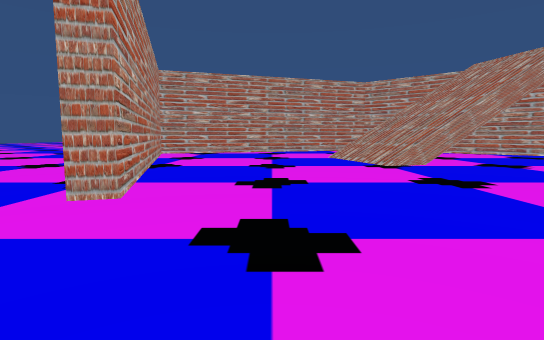
view 1 (above)

22 first-person views from a walk through a Unity game level. The camera is 1.3 m above the floor, tilts 6° down and sees 80° across. The floor is counted in squares, 2 m on a side. Each view is taken from the middle of a square. On the plan, view 1 faces up. The plan holds only what a view shows up to about 10 squares ahead; the rest is blank. The place goes on beyond the plan.

view 2
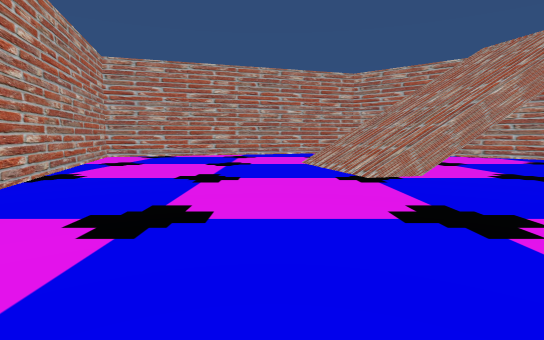

view 3
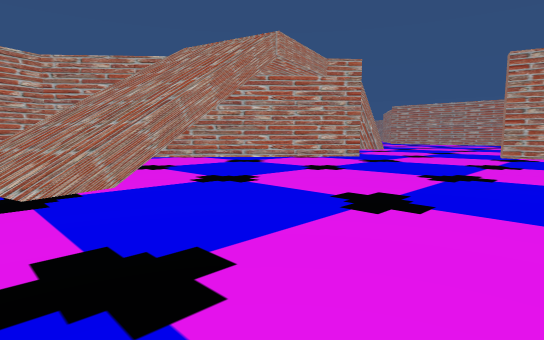

view 4
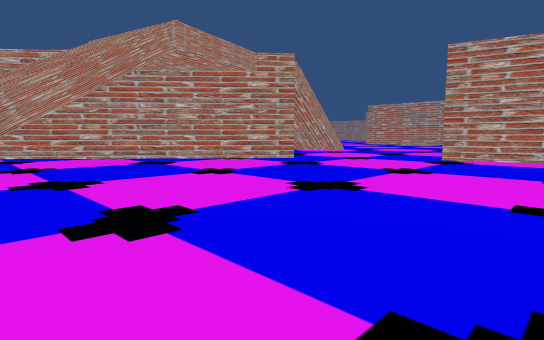

view 5
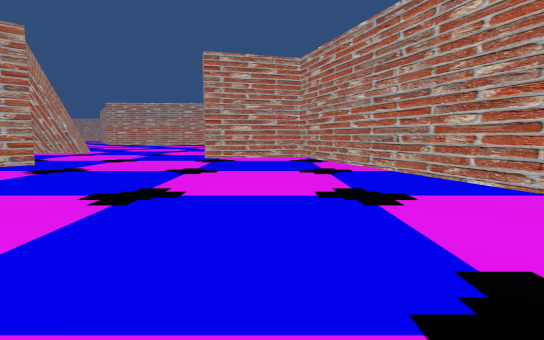

view 6
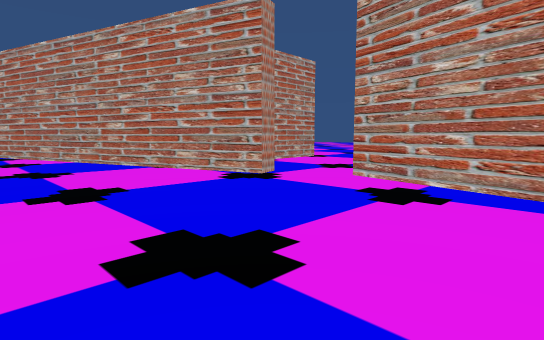

view 7
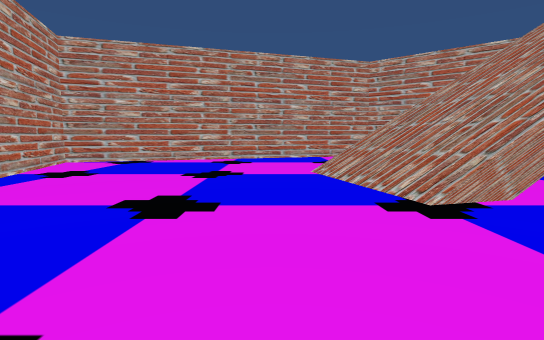

view 8
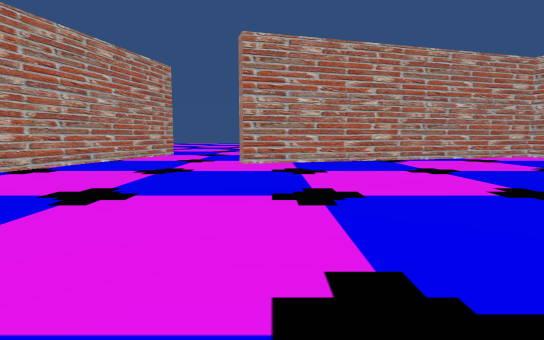

view 9
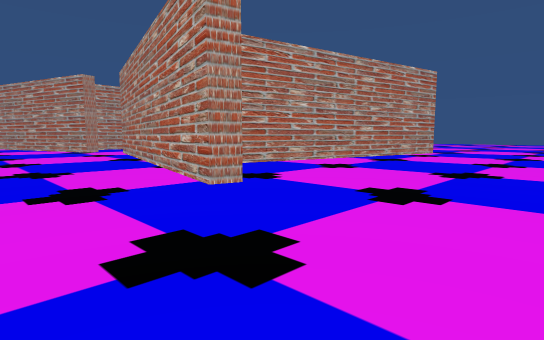

view 10
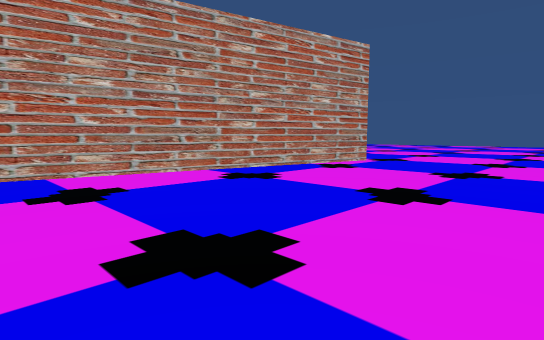

view 11
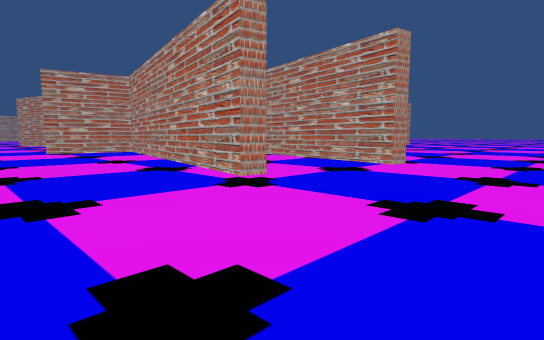

view 12
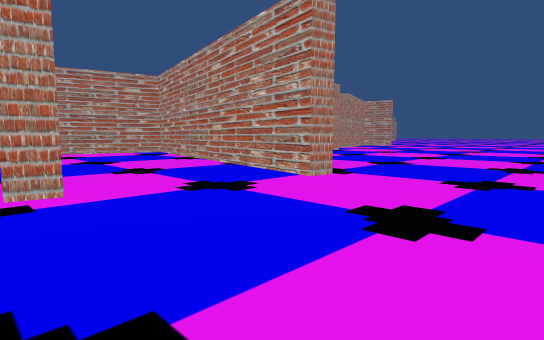

view 13
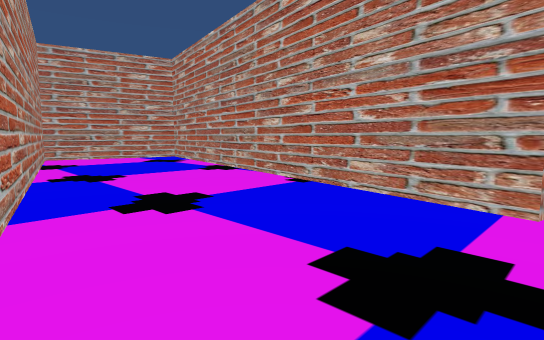

view 14
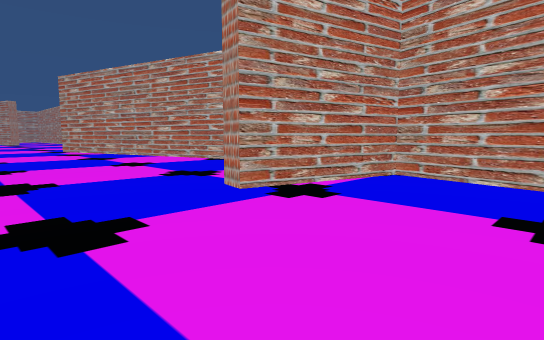

view 15
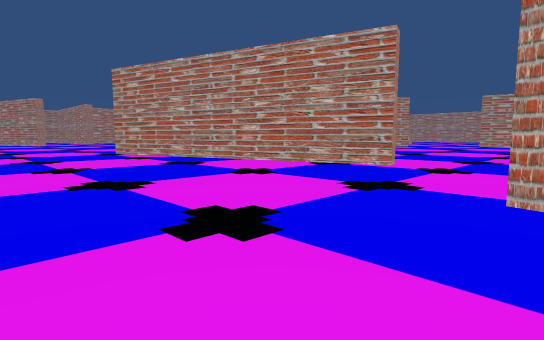

view 16
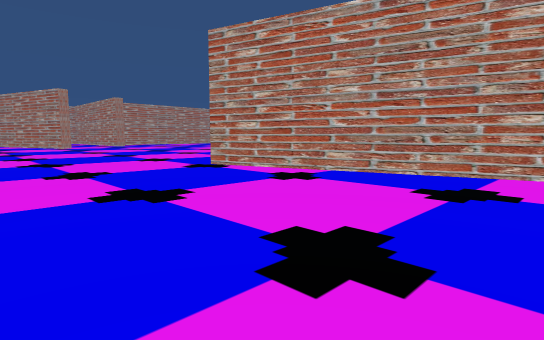

view 17
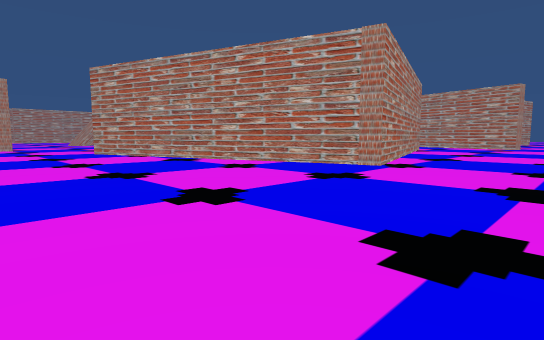

view 18
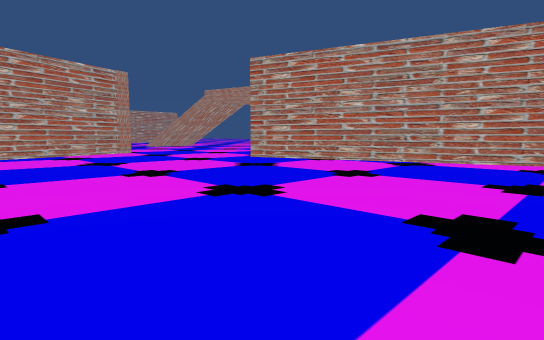

view 19
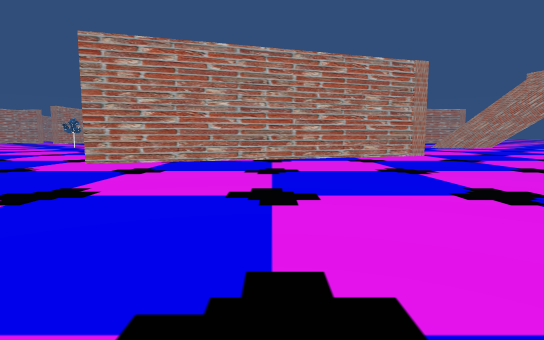

view 20
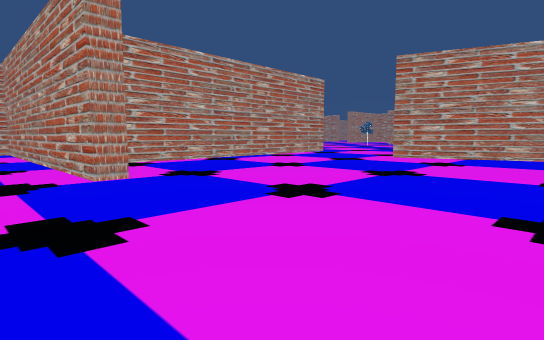

view 21
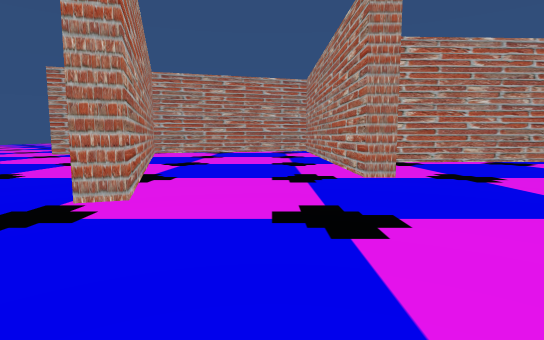

view 22
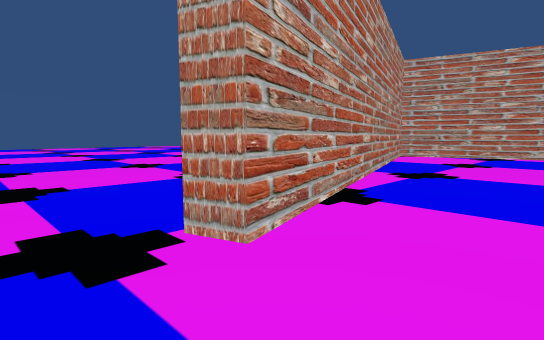

### Floor plan
Points are (right, up) in squares from view 1. A wall is a line through its corners. A room is listed if a view was taken in it or the views show most of it. See-through windows are left out.
Room 1 (views 1, 2, 3, 4, 5, 6, 7, 8)
walls: (4.6, 7.6) (3.9, 7.4); (11.3, 8.2) (5, 13.8); (5.3, -1.3) (5.1, -0.9) (14.1, 2.1) (13.3, 4.9) (13.9, 5.1); (3.6, 14.4) (-4.1, 11.9) (-1.6, 3.3); (-1.6, -0.4) (3.9, -1.8)
low walls: (3.3, 7.2) (2.6, 7)
ways out: opening at (-2.2, 1.5) to room 2; opening at (4.5, -1); opening at (13, 7.2)
Room 2 (views 9, 10, 11, 12, 13, 14, 15, 16, 17, 18, 19, 20, 21, 22)
walls: (-1.6, 3.3) (-2.1, 3.2) (-4.7, 12.2) (4.6, 15.3); (9.1, 18.6) (6.5, 26.4); (-1, 27.1) (-1.5, 27.1) (-1.5, 34.8); (0.7, -1.5) (-2.2, -0.8) (-3.8, -8.3); (3.9, 30.1) (0.1, 30); (-7.3, 33.9) (-4.4, 25.2) (-4.9, 25.1); (-4, 35.3) (-6.8, 34.4); (-4.1, -10) (-4.7, -9.9) (-2.7, -0.6) (-5.5, 0.1) (-5.4, 0.6) (-1.6, -0.4); (-0.3, -10.9) (-0.9, -10.7) (1, -1.8)
ways out: opening at (-2.2, 1.5) to room 1; opening at (0.8, -12.5); opening at (7.2, 16); opening at (7.3, 28)

Positions as (right, up) in squares from view 1, and headings:
1: (0, 0), facing up
2: (1, 2), facing up
3: (2, 3), facing up-right
4: (4, 2), facing up-right
5: (4, 3), facing right
6: (1, 3), facing down-right
7: (1, 4), facing up
8: (6, 4), facing left
9: (-9, 3), facing down-right
10: (-9, -2), facing down-right
11: (-8, -14), facing up-right
12: (-5, -14), facing up-right
13: (-4, -11), facing up-right
14: (-8, -3), facing up-right
15: (-9, 0), facing up-right
16: (-9, 6), facing up-right
17: (-8, 19), facing down-right
18: (-3, 22), facing down-right
19: (-1, 22), facing right
20: (-3, 22), facing up-right
21: (-3, 22), facing up
22: (-3, 24), facing up-left
